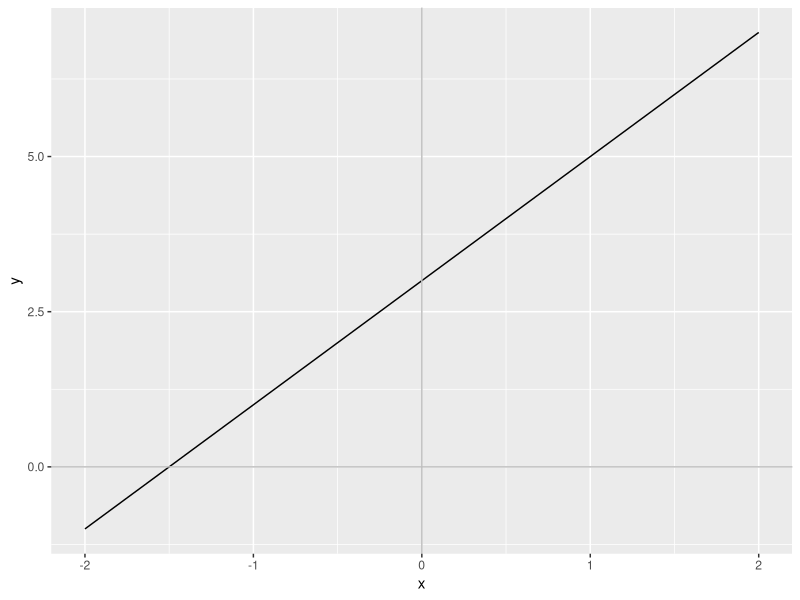
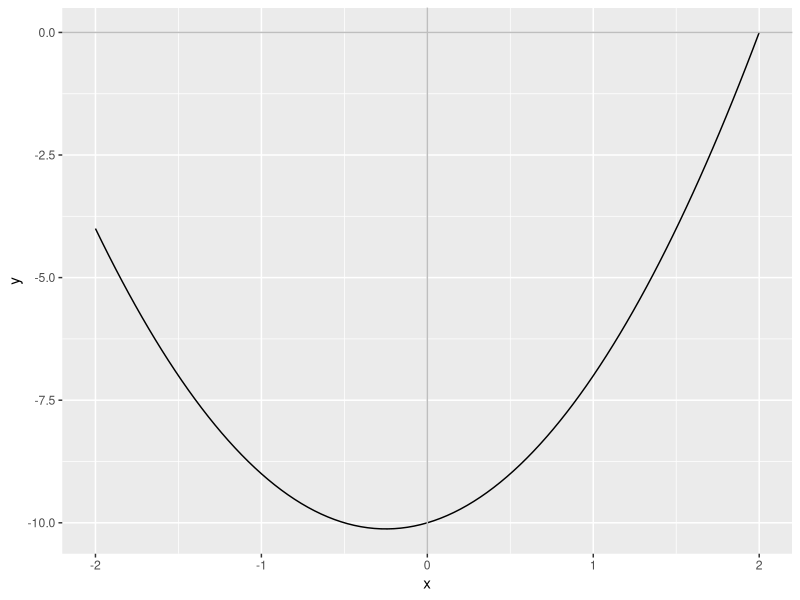
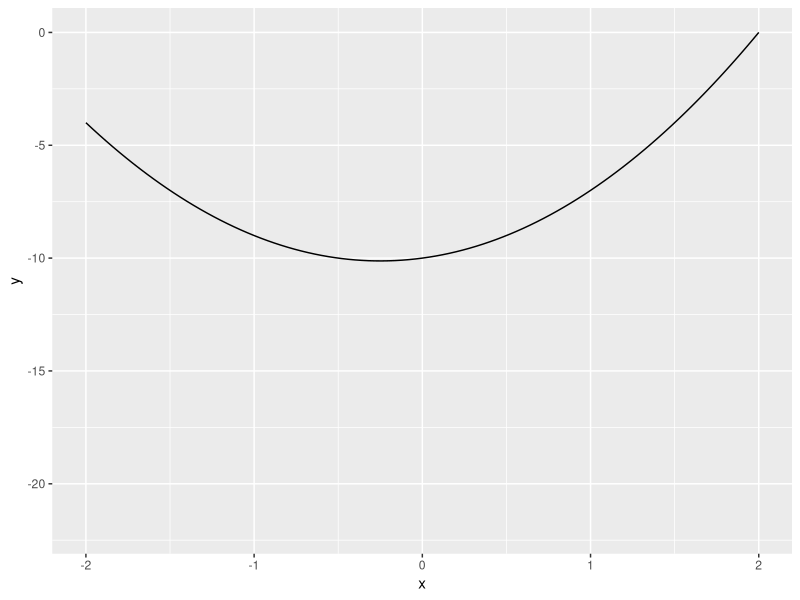
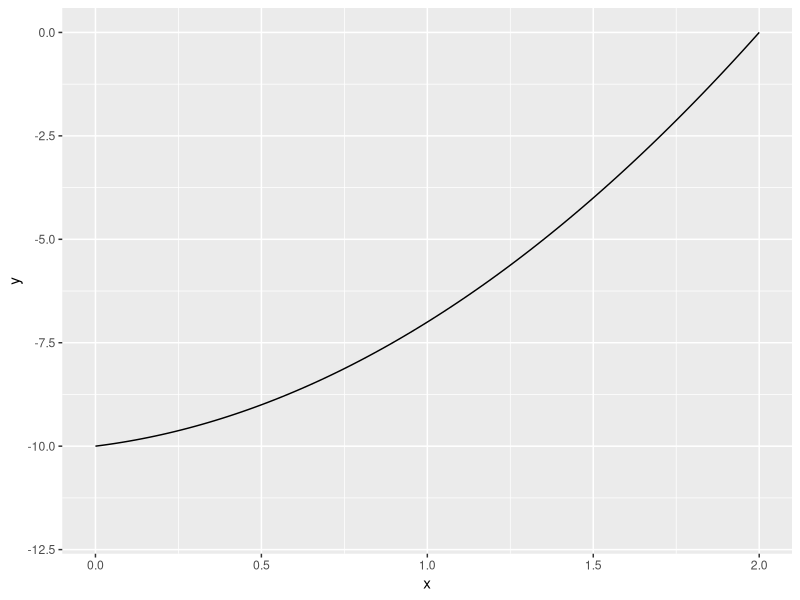
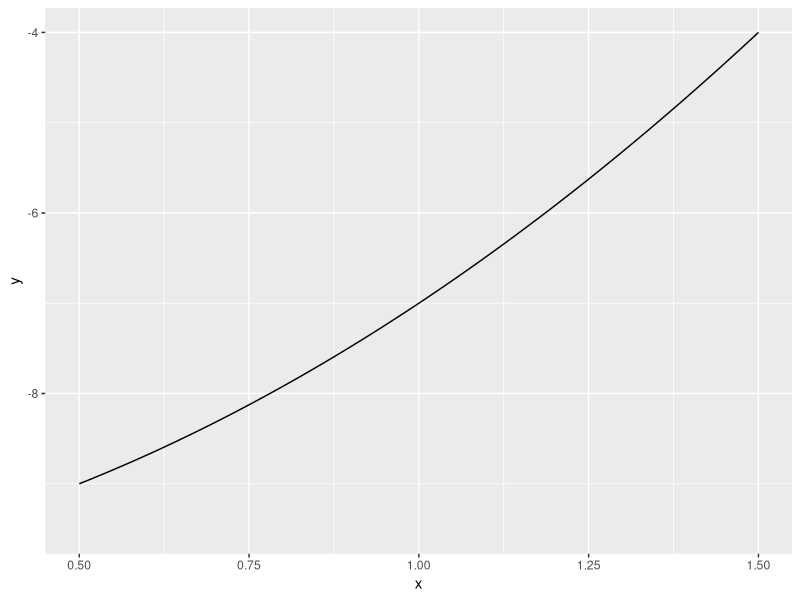
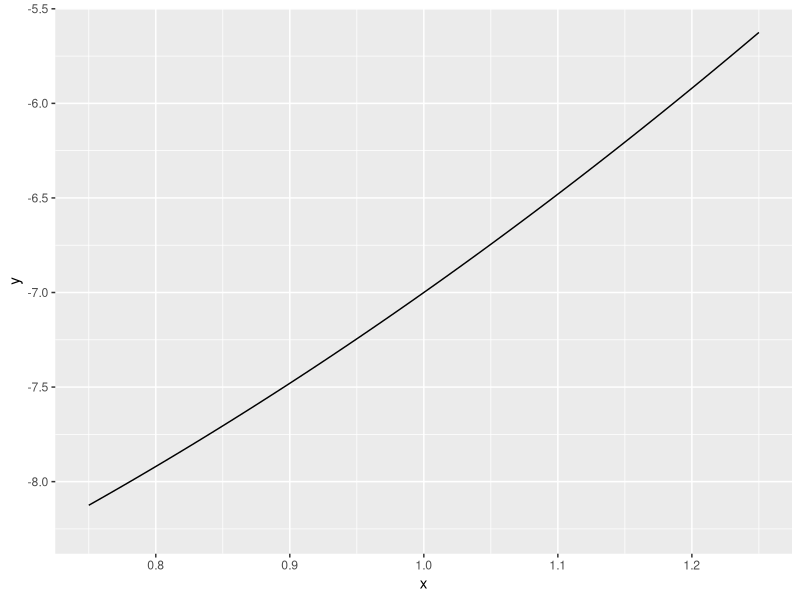
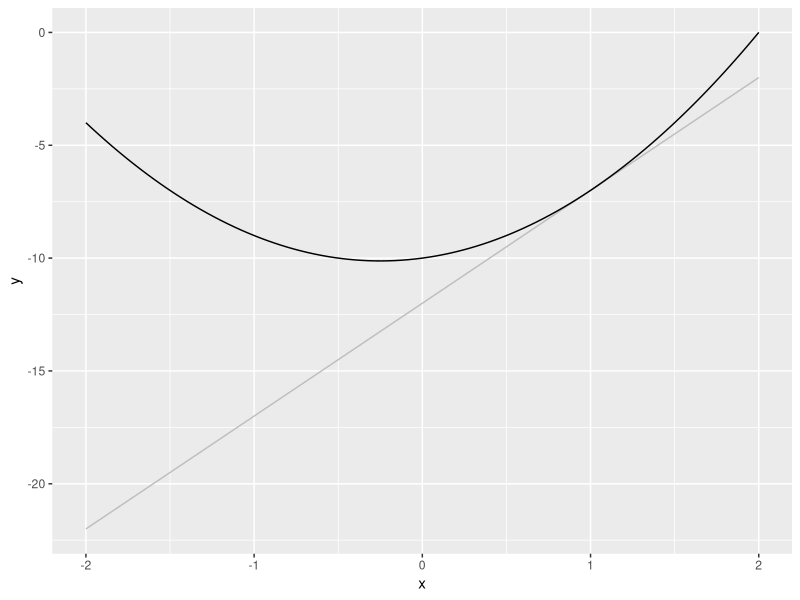
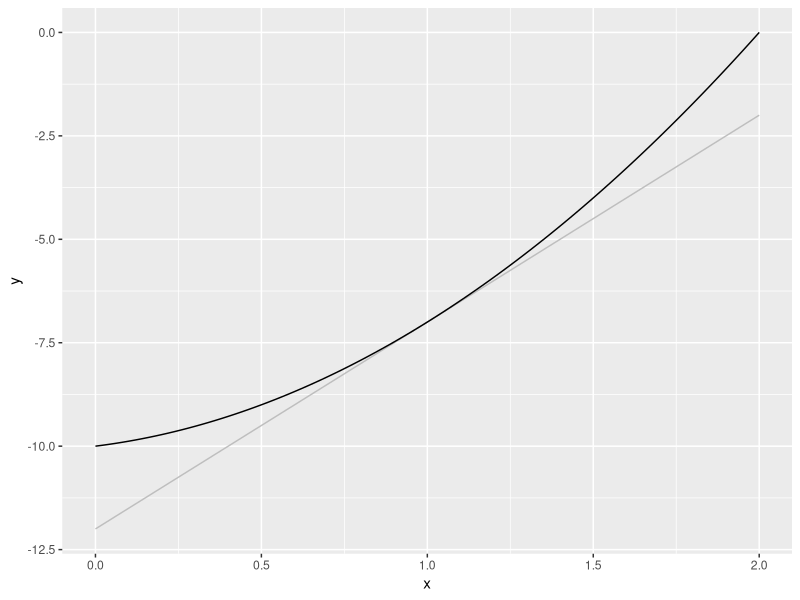

These figures' R source, in order:
## ---- chunk 1
#| label: r-setup
#| echo: false
#| warning: false
#| message: false
options(htmltools.dir.version = FALSE)
library(tidyverse)

base_axes <- function(a,b) {
  ggplot(data.frame(x=c(a, b)), aes(x=x)) + xlim(a, b)
}
## ---- chunk 2
#| label: linear-plot
#| echo: false
#| out-width: 80%
#| fig-align: 'center'
#| fig-format: svg
#| fig-alt: "Plot of a straight line that has gradient 2."
#| fig-cap: "$y = 2x + 3$ has a constant gradient of 2."
#| fig-width: 4
#| fig-height: 2

base_axes(-2,2) +
  stat_function(fun=function(x){2*x+3}) +
  geom_vline(xintercept=0, colour="grey") +
  geom_hline(yintercept=0, colour="grey")
## ---- chunk 3
#| label: quadratic-plot
#| echo: false
#| out-width: 80%
#| fig-align: 'center'
#| fig-format: svg
#| fig-alt: "Plot of a quadratic curve with roots at 2 and -2.5 and intercepts the y-axis at y = -10."
#| fig-cap: "Plot of the line $y = 2x^2 + x - 10$."
#| fig-width: 5
#| fig-height: 2.5

quadratic <- function(x){(x-2)*(2*x+5)}
tangent_at_1 <- function(x){5*x - 12}

base_axes(-2,2) +
  stat_function(fun=quadratic) +
  geom_vline(xintercept=0, colour="grey") +
  geom_hline(yintercept=0, colour="grey")
## ---- chunk 4
#| label: quadratic-plot-zoomed
#| echo: false
#| out-width: 80%
#| fig-align: 'center'
#| fig-format: svg
#| fig-alt: "Plot of the same quadratic, but looking at a sequence of smaller-and-smaller domains. By the last plot, the quadratic looks like a straight line."
#| fig-width: 5
#| fig-height: 2.5
#| layout: [[1,1],[1,1]]

base_axes(-2,2) + stat_function(fun=tangent_at_1, col=NA) + stat_function(fun=quadratic)
base_axes(0,2) + stat_function(fun=tangent_at_1, col=NA) + stat_function(fun=quadratic)
base_axes(0.5,1.5) + stat_function(fun=tangent_at_1, col=NA) + stat_function(fun=quadratic)
base_axes(0.75,1.25) + stat_function(fun=tangent_at_1, col=NA) + stat_function(fun=quadratic)
## ---- chunk 5
#| label: quadratic-plot-tangent_at_1
#| echo: false
#| out-width: 80%
#| fig-align: 'center'
#| fig-format: svg
#| fig-alt: "The same plots as previous, but with the tangent at x = 1 drawn."
#| fig-width: 5
#| fig-height: 2.5
#| layout: [[1,1],[1,1]]

base_axes(-2,2) + stat_function(fun=tangent_at_1, col="gray") + stat_function(fun=quadratic)
base_axes(0,2) + stat_function(fun=tangent_at_1, col="gray") + stat_function(fun=quadratic)
base_axes(0.5,1.5) + stat_function(fun=tangent_at_1, col="gray") + stat_function(fun=quadratic)
base_axes(0.75,1.25) + stat_function(fun=tangent_at_1, col="gray") + stat_function(fun=quadratic)
## ---- chunk 6
#| label: quadratic-plot-tangent_at_0
#| echo: false
#| out-width: 80%
#| fig-align: 'center'
#| fig-format: svg
#| fig-alt: "The same plots as previous, but with the tangent at x = 0 drawn."
#| fig-width: 5
#| fig-height: 2.5
#| layout: [[1,1],[1,1]]

tangent_at_0 <- function(x){x-10}

base_axes(-2,2) + stat_function(fun=tangent_at_0, col="gray") + stat_function(fun=quadratic)
base_axes(-0.5,0.5) + stat_function(fun=tangent_at_0, col="gray") + stat_function(fun=quadratic)
base_axes(-0.125,0.125) + stat_function(fun=tangent_at_0, col="gray") + stat_function(fun=quadratic)
base_axes(-0.03125,0.03125) + stat_function(fun=tangent_at_0, col="gray") + stat_function(fun=quadratic)
## ---- chunk 7
#| label: geogebra_gradient
#| fig-alt: "Interactive applet in GeoGebra, looking at the tangent to a cubic and plotting the gradient."
#| dev: "png"
#| cache: true
knitr::include_url("https://www.geogebra.org/material/iframe/id/zmf6vqm3/width/1000/height/800/sri/true/sdz/true")
